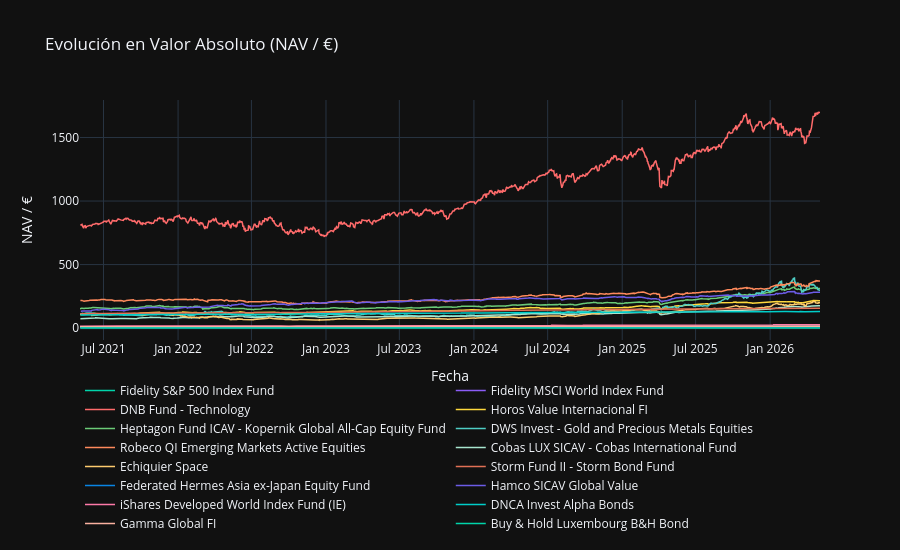

The cell this chart's notebook holds for it:
### Code cell
# Evolución en valor absoluto (NAV / €)
if not df_hist.empty:
    fig = go.Figure()
    for idx, col in enumerate(price_cols):  # reutiliza price_cols ordenado por peso
        fig.add_trace(go.Scatter(
            x=df_hist[date_col],
            y=df_hist[col],
            name=col,
            mode="lines",
            line=dict(color=COLORS[idx % len(COLORS)], width=1.5),
        ))

    fig.update_layout(
        title="Evolución en Valor Absoluto (NAV / €)",
        template="plotly_dark",
        xaxis_title="Fecha",
        yaxis_title="NAV / €",
        height=550,
        legend=dict(orientation="h", y=-0.15),
        hovermode="x unified",
    )
    fig.show()
else:
    print("No hay datos de historial disponibles.")

### Figure 1 — Plotly figure (JSON) as saved in the notebook; plotly's stock layout.template omitted (floating-point values rounded to 4 significant figures; data arrays with more than 128 entries replaced by an {"elided": "..."} marker saying what was removed)
{"data": [{"line": {"color": "#00d4aa", "width": 1.5}, "mode": "lines", "name": "Fidelity S&P 500 Index Fund", "type": "scatter", "x": {"elided": "1351 str values"}, "y": {"elided": "1351 float values"}}, {"line": {"color": "#8b5cf6", "width": 1.5}, "mode": "lines", "name": "Fidelity MSCI World Index Fund", "type": "scatter", "x": {"elided": "1351 str values"}, "y": {"elided": "1351 float values"}}, {"line": {"color": "#ff6b6b", "width": 1.5}, "mode": "lines", "name": "DNB Fund - Technology", "type": "scatter", "x": {"elided": "1351 str values"}, "y": {"elided": "1351 float values"}}, {"line": {"color": "#ffd93d", "width": 1.5}, "mode": "lines", "name": "Horos Value Internacional FI", "type": "scatter", "x": {"elided": "1351 str values"}, "y": {"elided": "1351 float values"}}, {"line": {"color": "#6bcb77", "width": 1.5}, "mode": "lines", "name": "Heptagon Fund ICAV - Kopernik Global All-Cap Equity Fund", "type": "scatter", "x": {"elided": "1351 str values"}, "y": {"elided": "1351 float values"}}, {"line": {"color": "#4ecdc4", "width": 1.5}, "mode": "lines", "name": "DWS Invest - Gold and Precious Metals Equities", "type": "scatter", "x": {"elided": "1351 str values"}, "y": {"elided": "1351 float values"}}, {"line": {"color": "#ff8a5c", "width": 1.5}, "mode": "lines", "name": "Robeco QI Emerging Markets Active Equities", "type": "scatter", "x": {"elided": "1351 str values"}, "y": {"elided": "1351 float values"}}, {"line": {"color": "#a8e6cf", "width": 1.5}, "mode": "lines", "name": "Cobas LUX SICAV - Cobas International Fund", "type": "scatter", "x": {"elided": "1351 str values"}, "y": {"elided": "1351 float values"}}, {"line": {"color": "#fdcb6e", "width": 1.5}, "mode": "lines", "name": "Echiquier Space", "type": "scatter", "x": {"elided": "1351 str values"}, "y": {"elided": "1351 float values"}}, {"line": {"color": "#e17055", "width": 1.5}, "mode": "lines", "name": "Storm Fund II - Storm Bond Fund", "type": "scatter", "x": {"elided": "1351 str values"}, "y": {"elided": "1351 float values"}}, {"line": {"color": "#0984e3", "width": 1.5}, "mode": "lines", "name": "Federated Hermes Asia ex-Japan Equity Fund", "type": "scatter", "x": {"elided": "1351 str values"}, "y": {"elided": "1351 float values"}}, {"line": {"color": "#6c5ce7", "width": 1.5}, "mode": "lines", "name": "Hamco SICAV Global Value", "type": "scatter", "x": {"elided": "1351 str values"}, "y": {"elided": "1351 float values"}}, {"line": {"color": "#fd79a8", "width": 1.5}, "mode": "lines", "name": "iShares Developed World Index Fund (IE)", "type": "scatter", "x": {"elided": "1351 str values"}, "y": {"elided": "1351 float values"}}, {"line": {"color": "#00cec9", "width": 1.5}, "mode": "lines", "name": "DNCA Invest Alpha Bonds", "type": "scatter", "x": {"elided": "1351 str values"}, "y": {"elided": "1351 float values"}}, {"line": {"color": "#fab1a0", "width": 1.5}, "mode": "lines", "name": "Gamma Global FI", "type": "scatter", "x": {"elided": "1351 str values"}, "y": {"elided": "1351 float values"}}, {"line": {"color": "#00d4aa", "width": 1.5}, "mode": "lines", "name": "Buy & Hold Luxembourg B&H Bond", "type": "scatter", "x": {"elided": "1351 str values"}, "y": {"elided": "1351 float values"}}], "layout": {"height": 550, "hovermode": "x unified", "legend": {"orientation": "h", "y": -0.15}, "title": {"text": "Evolución en Valor Absoluto (NAV / €)"}, "xaxis": {"title": {"text": "Fecha"}}, "yaxis": {"title": {"text": "NAV / €"}}}}
